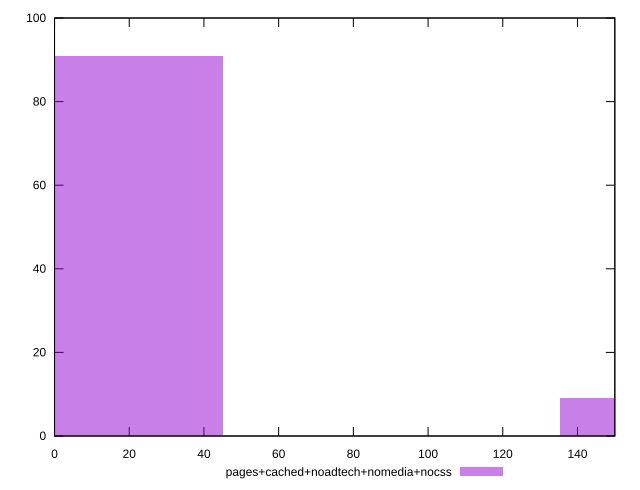

Write gnuplot code to recreate this figure.
reset

$pagesCachedNoadtechNomediaNocss <<EOF
0 91
180.4499323933552 9
EOF

set key outside below
set boxwidth 90.2249661966776
set xrange [0:150]
set yrange [0:100]
set trange [0:100]
set style fill transparent solid 0.5 noborder
set terminal svg size 640, 490 enhanced background rgb 'white'
set output "report_00017_2021-02-10T15-08-03.406Z/uses-http2/comparison/histogram/4_vs_5.svg"

plot $pagesCachedNoadtechNomediaNocss title "pages+cached+noadtech+nomedia+nocss" with boxes

reset
